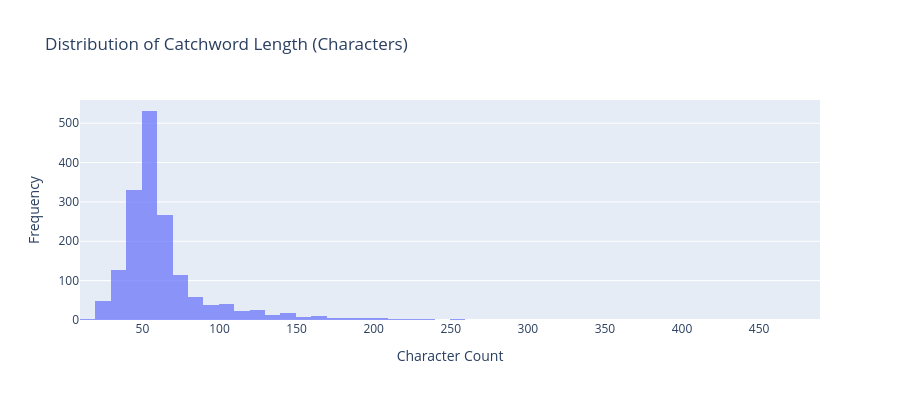

Write notebook code for a chart like this one.
### Markdown cell above
## 5. Catchword Patterns & Text Analysis

### Code cell
# Catchword length analysis
df['catchword_length'] = df['catchword'].str.len()
df['catchword_word_count'] = df['catchword'].str.split().str.len()

fig = go.Figure()
fig.add_trace(go.Histogram(x=df['catchword_length'], name='Character Length', nbinsx=50, opacity=0.7))
fig.update_layout(
    title="Distribution of Catchword Length (Characters)",
    xaxis_title="Character Count",
    yaxis_title="Frequency",
    height=400
)
fig.show()

print(f"Catchword length statistics:")
print(df['catchword_length'].describe())
print(f"\nCatchword word count statistics:")
print(df['catchword_word_count'].describe())

### Figure 1 — Plotly figure (JSON) as saved in the notebook; plotly's stock layout.template omitted (floating-point values rounded to 4 significant figures; data arrays with more than 128 entries replaced by an {"elided": "..."} marker saying what was removed)
{"data": [{"name": "Character Length", "nbinsx": 50, "opacity": 0.7, "type": "histogram", "x": {"elided": "1683 int values"}}], "layout": {"height": 400, "title": {"text": "Distribution of Catchword Length (Characters)"}, "xaxis": {"title": {"text": "Character Count"}}, "yaxis": {"title": {"text": "Frequency"}}}}
